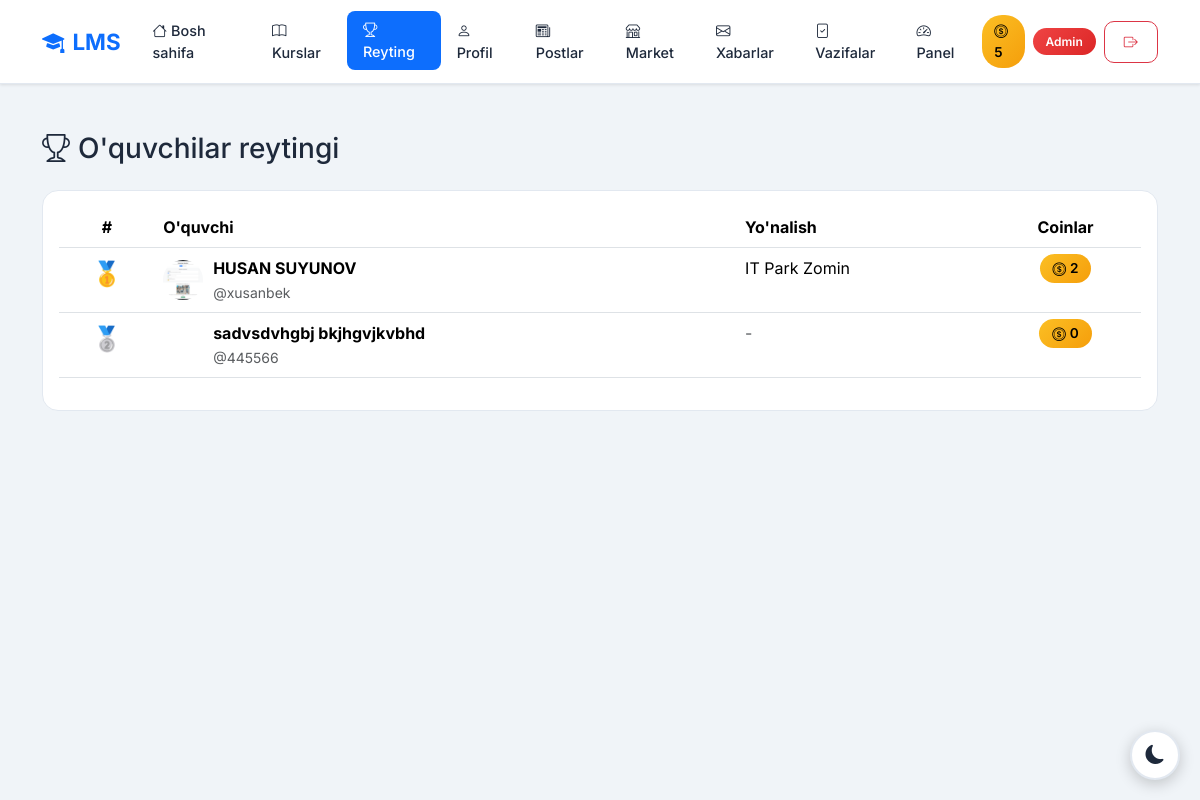
The page /leaderboard/ (signed in) on the database as committed earlier.
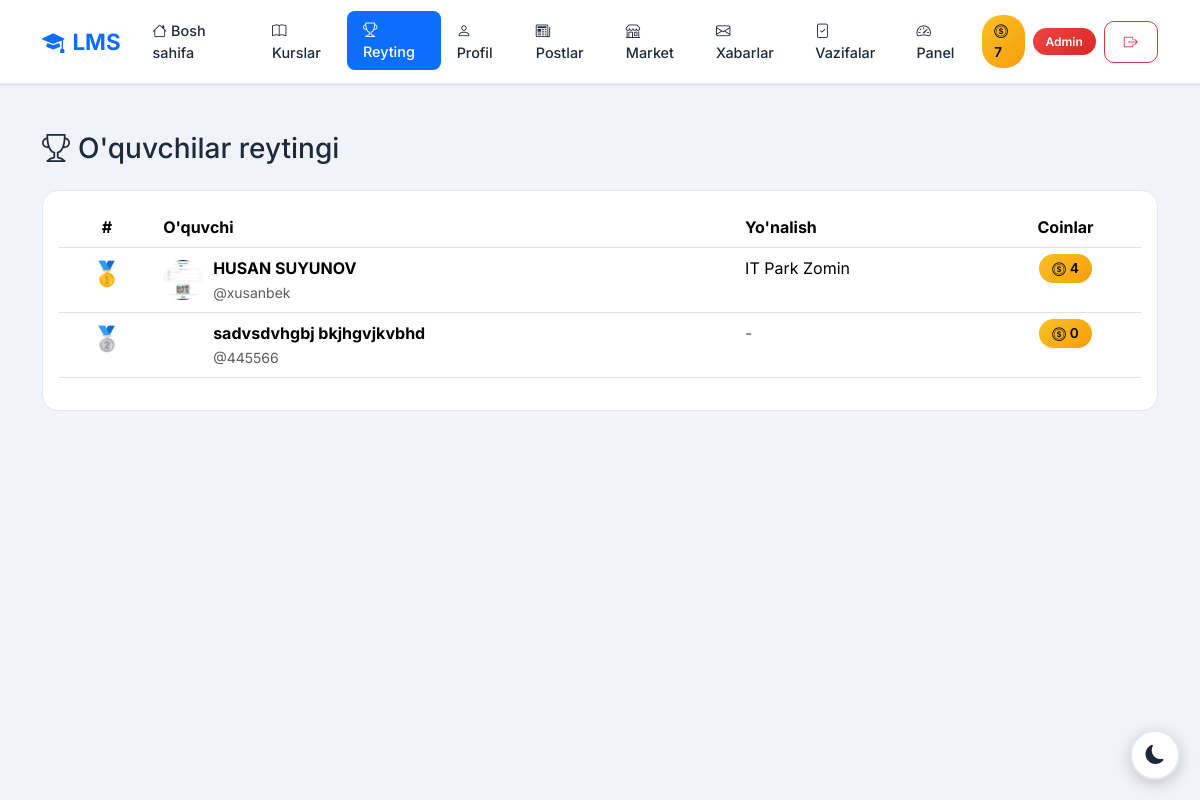
The same page on the database as committed later.
### accounts/models.py (models this page shows, shortened)
class CustomUser(AbstractUser):
    ROLE_CHOICES = (
        ('admin', 'Admin'),
        ('teacher', 'O\'qituvchi'),
        ('student', 'O\'quvchi'),
    )
    first_name = models.CharField(max_length=100, verbose_name="Ism")
    last_name = models.CharField(max_length=100, verbose_name="Familiya")
    phone = models.CharField(max_length=20, unique=True, verbose_name="Telefon raqam")
    role = models.CharField(max_length=20, choices=ROLE_CHOICES, default='student', verbose_name="Rol")
    photo = models.ImageField(upload_to='profiles/', blank=True, null=True, verbose_name="Profil rasmi")
    profession = models.ForeignKey(Profession, on_delete=models.SET_NULL, null=True, blank=True, related_name='students', verbose_name="Yo'nalish")
    is_blocked = models.BooleanField(default=False, verbose_name="Bloklangan")
    last_activity = models.DateTimeField(null=True, blank=True, verbose_name="Oxirgi faollik")
    bio = models.TextField(blank=True, null=True, verbose_name="O'zi haqida")
    coins = models.IntegerField(default=0, verbose_name="Coinlar")
    total_online_time = models.IntegerField(default=0, verbose_name="Jami online vaqt (daqiqa)")
    address = models.CharField(max_length=300, blank=True, null=True, verbose_name="Yashash manzili")
    birth_date = models.DateField(null=True, blank=True, verbose_name="Tug'ilgan kuni")
    id_card = models.FileField(upload_to='documents/id_cards/', blank=True, null=True, verbose_name="ID karta/Pasport")
    birth_certificate = models.FileField(upload_to='documents/birth_certificates/', blank=True, null=True, verbose_name="Tug'ilganlik haqida guvohnoma")
    @property
    def is_admin(self):
        return self.role == 'admin'
    @property
    def is_teacher(self):
        return self.role == 'teacher'
    @property
    def full_name(self):
        return f"{self.first_name} {self.last_name}"
    def get_initials(self):
        first = self.first_name[0] if self.first_name else ''
        last = self.last_name[0] if self.last_name else ''
        return f"{first}{last}".upper()
    class Meta:
        verbose_name = "Foydalanuvchi"
        verbose_name_plural = "Foydalanuvchilar"

class Profession(models.Model):
    name = models.CharField(max_length=200, verbose_name="Kasb nomi")
    photo = models.ImageField(upload_to='professions/', verbose_name="Rasm")
    description = models.TextField(verbose_name="Kasb haqida")
    created_at = models.DateTimeField(auto_now_add=True)
    class Meta:
        verbose_name = "Kasb"
        verbose_name_plural = "Kasblar"
        ordering = ['-created_at']

### accounts/views.py (the view)
# urls.py: path('leaderboard/', views.leaderboard, name='leaderboard'),
@login_required
def leaderboard(request):
    students = CustomUser.objects.filter(role='student').order_by('-coins')[:50]
    return render(request, 'accounts/leaderboard.html', {'students': students})

### accounts/management/commands/check_birthdays.py (called while the page is built, shortened)
    def handle(self, *args, **kwargs):
        today = timezone.now().date()
        users = CustomUser.objects.filter(birth_date__day=today.day, birth_date__month=today.month)
        if not users.exists():
            self.stdout.write(self.style.SUCCESS('No birthdays today.'))
            return

### accounts/templates/accounts/leaderboard.html (shortened to what this page needs)
{% extends 'accounts/base.html' %}
{% block content %}
<div class="container mt-5">
    <h3 style="color: var(--primary-blue);" class="mb-4">
        <i class="bi bi-trophy me-2"></i>O'quvchilar reytingi
    </h3>
    <div class="card">
        <div class="card-body">
            {% if students %}
            <div class="table-responsive">
                <table class="table" style="color: var(--text-color);">
                    <thead>
                        <tr>
                            <th class="text-center">#</th>
                            <th>O'quvchi</th>
                            <th>Yo'nalish</th>
                            <th class="text-center">Coinlar</th>
                        </tr>
                    </thead>
                    <tbody>
                        {% for student in students %}
                        <tr {% if student == request.user %}style="background: rgba(13, 110, 253, 0.1);"{% endif %}>
                            <td class="text-center">
                                {% if forloop.counter == 1 %}
                                <span style="font-size: 1.5rem;">🥇</span>
                                {% elif forloop.counter == 2 %}
                                <span style="font-size: 1.5rem;">🥈</span>
                                {% elif forloop.counter == 3 %}
                                <span style="font-size: 1.5rem;">🥉</span>
                                {% else %}
                                <span class="badge bg-secondary">{{ forloop.counter }}</span>
                                {% endif %}
                            </td>
                            <td>
                                <div class="d-flex align-items-center">
                                    {% if student.photo %}
                                    <img src="{{ student.photo.url }}" style="width: 40px; height: 40px; border-radius: 50%; object-fit: cover; margin-right: 10px;">
                                    {% else %}
                                    <div style="width: 40px; height: 40px; border-radius: 50%; background: linear-gradient(135deg, var(--primary-blue), var(--dark-blue)); display: flex; align-items: center; justify-content: center; margin-right: 10px; color: white; font-weight: 600;">
                                    </div>
                                    {% endif %}
                                    <div>
                                        <strong>{{ student.full_name }}</strong>
                                        <br><small class="text-muted">@{{ student.username }}</small>
                                    </div>
                                </div>
                            </td>
                            <td>
                                {% if student.profession %}{{ student.profession.name }}{% else %}<span class="text-muted">-</span>{% endif %}
                            </td>
                            <td class="text-center">
                                <span class="coin-badge">
                                    <i class="bi bi-coin me-1"></i>{{ student.coins }}
                                </span>
                            </td>
                        </tr>
                        {% endfor %}
                    </tbody>
                </table>
            </div>
            {% else %}
            <div class="text-center py-5">
                <i class="bi bi-trophy text-muted" style="font-size: 4rem;"></i>
                <h4 class="mt-3" style="color: var(--text-color);">Hozircha o'quvchilar yo'q</h4>
            </div>
            {% endif %}
        </div>
    </div>
</div>
{% endblock %}

### accounts/templates/accounts/base.html (shortened to what the changed rows need)
<!DOCTYPE html>
<html lang="uz" data-bs-theme="light">
<head>
    <link href="https://cdn.jsdelivr.net/npm/bootstrap@5.3.2/dist/css/bootstrap.min.css" rel="stylesheet">
    <link href="https://cdn.jsdelivr.net/npm/bootstrap-icons@1.11.1/font/bootstrap-icons.css" rel="stylesheet">
</head>
<body>
    {% if user.is_authenticated %}
    <nav class="navbar navbar-expand-lg sticky-top">
        <div class="container">
            <a class="navbar-brand" href="{% url 'home' %}">
                <i class="bi bi-mortarboard-fill me-2"></i>LMS
            </a>
            <div class="collapse navbar-collapse" id="navbarNav">
                <ul class="navbar-nav me-auto mb-2 mb-lg-0">
                    <li class="nav-item">
                        <a class="nav-link {% if request.resolver_match.url_name == 'home' %}active{% endif %}"
                            href="{% url 'home' %}">
                            <i class="bi bi-house me-1"></i>Bosh sahifa
                        </a>
                    </li>
                    <li class="nav-item">
                        <a class="nav-link {% if request.resolver_match.url_name and 'profession' in request.resolver_match.url_name %}active{% endif %}"
                            href="{% url 'professions' %}">
                            <i class="bi bi-book me-1"></i>Kurslar
                        </a>
                    </li>
                    <li class="nav-item">
                        <a class="nav-link {% if request.resolver_match.url_name == 'leaderboard' %}active{% endif %}"
                            href="{% url 'leaderboard' %}">
                            <i class="bi bi-trophy me-1"></i>Reyting
                        </a>
                    </li>
                    <li class="nav-item">
                        <a class="nav-link {% if request.resolver_match.url_name and 'profile' in request.resolver_match.url_name %}active{% endif %}"
                            href="{% url 'profile' %}">
                            <i class="bi bi-person me-1"></i>Profil
                        </a>
                    </li>
                    <li class="nav-item">
                        <a class="nav-link {% if request.resolver_match.app_names and 'blog' in request.resolver_match.app_names %}active{% endif %}"
                            href="{% url 'blog:post_list' %}">
                            <i class="bi bi-newspaper me-1"></i>Postlar
                        </a>
                    </li>
                    <li class="nav-item">
                        <a class="nav-link {% if 'market' in request.resolver_match.url_name %}active{% endif %}"
                            href="{% url 'market_list' %}">
                            <i class="bi bi-shop me-1"></i>Market
                        </a>
                    </li>
                    <li class="nav-item">
                        <a class="nav-link {% if request.resolver_match.url_name == 'messages' %}active{% endif %}"
                            href="{% url 'messages' %}">
                            <i class="bi bi-envelope me-1"></i>Xabarlar
                        </a>
                    </li>
                    {% if user.is_teacher or user.is_admin %}
                    <li class="nav-item">
                        <a class="nav-link {% if request.resolver_match.url_name == 'homework_submissions' %}active{% endif %}"
                            href="{% url 'homework_submissions' %}">
                            <i class="bi bi-file-check me-1"></i>Vazifalar
                        </a>
                    </li>
                    {% endif %}
                    {% if user.is_admin %}
                    <li class="nav-item">
                        <a class="nav-link {% if 'dashboard' in request.path %}active{% endif %}"
                            href="{% url 'admin_dashboard' %}">
                            <i class="bi bi-speedometer2 me-1"></i>Panel
                        </a>
                    </li>
                    {% endif %}
                </ul>
                <div class="d-flex align-items-center gap-2">
                    <span class="coin-badge">
                        <i class="bi bi-coin me-1"></i>{{ user.coins }}
                    </span>
                    <span class="role-badge role-{{ user.role }}">
                        {% if user.role == 'admin' %}
                        Admin
                        {% elif user.role == 'teacher' %}
                        Ustoz
                        {% else %}
                        O'quvchi
                        {% endif %}
                    </span>
                    <a href="{% url 'logout' %}" class="btn btn-outline-danger btn-sm">
                        <i class="bi bi-box-arrow-right"></i>
                    </a>
                </div>
            </div>
        </div>
    </nav>
    {% endif %}
    <main class="fade-in">
        {% block content %}{% endblock %}
    </main>
</body>
</html>

Rows that differ between the two databases and show on the page:
changed CustomUser (number 1 of 3 on the later page): coins "5" → "7"
changed CustomUser "HUSAN SUYUNOV": coins "2" → "4"
